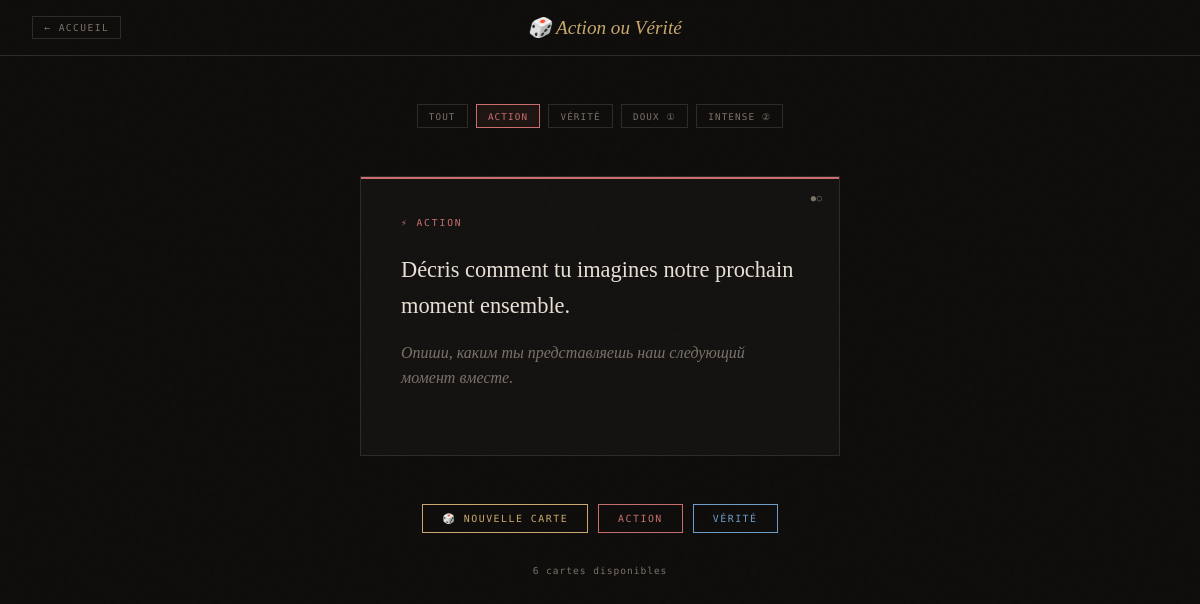
/jeux.php?type=action (signed in), run on the app's committed database.
### tables this page shows
CREATE TABLE IF NOT EXISTS jeux_cartes (
    id          INT UNSIGNED AUTO_INCREMENT PRIMARY KEY,
    type        ENUM('action','verite') NOT NULL,
    contenu_fr  TEXT NOT NULL,
    contenu_ru  TEXT,
    niveau      TINYINT DEFAULT 1,
    created_at  DATETIME DEFAULT CURRENT_TIMESTAMP
);

### config.php (called while the page is built, shortened)
<?php
function db(): PDO {
    static $pdo = null;
    if (!$pdo) {
        $pdo = new PDO(
            "mysql:host=".DB_HOST.";dbname=".DB_NAME.";charset=".DB_CHARSET,
            DB_USER, DB_PASS,
            [PDO::ATTR_ERRMODE => PDO::ERRMODE_EXCEPTION,
             PDO::ATTR_DEFAULT_FETCH_MODE => PDO::FETCH_ASSOC,
             PDO::ATTR_EMULATE_PREPARES => false]
        );
    }
    return $pdo;
}
function currentUser(): array {
    return $_SESSION['user'] ?? [];
}
function t(string $fr, string $ru): string {
    $lang = $_SESSION['user']['lang'] ?? 'fr';
    return $lang === 'ru' ? $ru : $fr;
}
function h(string $s): string {
    return htmlspecialchars($s, ENT_QUOTES, 'UTF-8');
}

### jeux.php (the view, shortened to what this page needs)
<?php
require_once __DIR__.'/config.php';
$user = currentUser();
$lang = $user['lang'];
$type   = $_GET['type'] ?? 'all';
$niveau = (int)($_GET['niveau'] ?? 0);
try {
    $where = "WHERE 1=1";
    $params = [];
    if ($type === 'action')  { $where .= " AND type='action'";  }
    $carte_id = isset($_GET['id']) ? (int)$_GET['id'] : null;
    if ($carte_id) {
        $stmt = db()->prepare("SELECT * FROM jeux_cartes WHERE id=?");
        $stmt->execute([$carte_id]);
        $carte = $stmt->fetch();
    } else {
        $stmt = db()->prepare("SELECT * FROM jeux_cartes $where ORDER BY RAND() LIMIT 1");
        $stmt->execute($params);
        $carte = $stmt->fetch();
    }
    $total = db()->prepare("SELECT COUNT(*) FROM jeux_cartes $where");
    $total->execute($params);
    $total = $total->fetchColumn();
} catch(Exception $e) { $carte = null; $total = 0; }
?>
<!DOCTYPE html>
<html lang="<?= $lang ?>">
<head>
</head>
<body>
<div class="topbar">
  <a class="back" href="<?= BASE_URL ?>/dashboard.php">← <?= t('Accueil','Главная') ?></a>
  <div class="topbar-title">🎲 <?= t('Action ou Vérité','Правда или Действие') ?></div>
</div>
<div class="wrap">
  <div class="filters">
    <a class="filter-btn <?= $type==='all'?'active':'' ?>" href="?type=all"><?= t('Tout','Все') ?></a>
    <a class="filter-btn action <?= $type==='action'?'active':'' ?>" href="?type=action"><?= t('Action','Действие') ?></a>
    <a class="filter-btn verite <?= $type==='verite'?'active':'' ?>" href="?type=verite"><?= t('Vérité','Правда') ?></a>
    <a class="filter-btn <?= $niveau===1?'active':'' ?>" href="?type=<?= $type ?>&niveau=1"><?= t('Doux','Мягко') ?> ①</a>
    <a class="filter-btn <?= $niveau===2?'active':'' ?>" href="?type=<?= $type ?>&niveau=2"><?= t('Intense','Интенсивно') ?> ②</a>
  </div>
  <?php if ($carte): ?>
  <div class="card-wrap">
    <div class="game-card <?= $carte['type'] ?>">
      <div>
        <div class="card-type <?= $carte['type'] ?>">
          <?php if ($carte['type']==='action'): ?>
            <?= t('⚡ Action','⚡ Действие') ?>
          <?php else: ?>
            <?= t('💬 Vérité','💬 Правда') ?>
          <?php endif; ?>
        </div>
        <div class="card-niveau"><?= str_repeat('●', $carte['niveau']) ?><?= str_repeat('○', 2-$carte['niveau']) ?></div>
        <div class="card-text">
          <div>
            <?= h($lang === 'ru' && $carte['contenu_ru'] ? $carte['contenu_ru'] : $carte['contenu_fr']) ?>
            <?php if ($lang !== 'ru' && $carte['contenu_ru']): ?>
            <div class="card-ru"><?= h($carte['contenu_ru']) ?></div>
            <?php elseif ($lang === 'ru'): ?>
            <div class="card-ru"><?= h($carte['contenu_fr']) ?></div>
            <?php endif; ?>
          </div>
        </div>
      </div>
    </div>
  </div>
  <div class="card-btns">
    <a class="cbtn main" href="?type=<?= $type ?>&niveau=<?= $niveau ?>">🎲 <?= t('Nouvelle carte','Новая карта') ?></a>
    <a class="cbtn act" href="?type=action&niveau=<?= $niveau ?>"><?= t('Action','Действие') ?></a>
    <a class="cbtn ver" href="?type=verite&niveau=<?= $niveau ?>"><?= t('Vérité','Правда') ?></a>
  </div>
  <div class="stats"><?= $total ?> <?= t('cartes disponibles','карт доступно') ?></div>
  <?php else: ?>
  <div class="no-card"><?= t('Aucune carte disponible pour ces filtres.','Нет карточек для выбранных фильтров.') ?></div>
  <?php endif; ?>
</div>
</body>
</html>

### jeux.php (style rules this page uses)
:root { --bg:#0f0d0b;--s:#141210;--border:#2e2a25;--accent:#c9a96e;--as:rgba(201,169,110,.1);--text:#e8e0d5;--muted:#7a7268;--action:#c96e6e;--verite:#6e9dc9 }
* { box-sizing:border-box;margin:0;padding:0 }
body { background:var(--bg);color:var(--text);font-family:'DM Mono',monospace;min-height:100vh }
body::before { content:'';position:fixed;inset:0;pointer-events:none;z-index:999;opacity:.4 }
.topbar { display:flex;justify-content:space-between;align-items:center;padding:1rem 2rem;border-bottom:1px solid var(--border);position:sticky;top:0;background:var(--bg);z-index:50 }
.back { font-size:.6rem;letter-spacing:.15em;text-transform:uppercase;color:var(--muted);text-decoration:none;border:1px solid var(--border);padding:.3rem .7rem;transition:all .2s }
.topbar-title { font-family:'Cormorant Garamond',serif;font-size:1.2rem;font-style:italic;color:var(--accent) }
.wrap { max-width:680px;margin:0 auto;padding:3rem 2rem }
.filters { display:flex;flex-wrap:wrap;gap:.5rem;margin-bottom:3rem;justify-content:center }
.filter-btn { font-size:.58rem;letter-spacing:.12em;text-transform:uppercase;background:transparent;border:1px solid var(--border);color:var(--muted);padding:.35rem .7rem;cursor:pointer;text-decoration:none;transition:all .2s }
.filter-btn:hover,.filter-btn.active { border-color:var(--accent);color:var(--accent);background:var(--as) }
.filter-btn.action.active { border-color:var(--action);color:var(--action);background:rgba(201,110,110,.08) }
.card-wrap { display:flex;justify-content:center;margin-bottom:3rem }
.game-card { width:100%;max-width:480px;min-height:280px;background:var(--s);border:1px solid var(--border);padding:2.5rem;display:flex;flex-direction:column;justify-content:space-between;animation:cardIn .4s ease;position:relative;overflow:hidden }
.game-card::after { content:'';position:absolute;top:0;left:0;right:0;height:2px }
.game-card.action::after { background:var(--action) }
.card-type { font-size:.6rem;letter-spacing:.2em;text-transform:uppercase;margin-bottom:1.5rem }
.card-type.action { color:var(--action) }
.card-niveau { position:absolute;top:1rem;right:1rem;font-size:.55rem;letter-spacing:.1em;color:var(--muted) }
.card-text { font-family:'Cormorant Garamond',serif;font-size:1.4rem;font-weight:300;line-height:1.6;color:var(--text);flex:1;display:flex;align-items:center }
.card-ru { font-size:1rem;color:var(--muted);margin-top:1rem;font-style:italic;font-family:'Cormorant Garamond',serif }
.card-btns { display:flex;flex-wrap:wrap;gap:.6rem;justify-content:center }
.cbtn { font-size:.62rem;letter-spacing:.15em;text-transform:uppercase;background:transparent;border:1px solid var(--border);color:var(--muted);padding:.5rem 1.2rem;cursor:pointer;text-decoration:none;transition:all .2s;display:inline-block }
.cbtn.main { border-color:var(--accent);color:var(--accent) }
.cbtn.act { border-color:var(--action);color:var(--action) }
.cbtn.ver { border-color:var(--verite);color:var(--verite) }
.stats { text-align:center;font-size:.6rem;color:var(--muted);margin-top:2rem;letter-spacing:.1em }

### data on the page
jeux_cartes: niveau "●", niveau "○", contenu_fr "Décris comment tu imagines notre prochain moment ensemble.", contenu_ru "Опиши, каким ты представляешь наш следующий момент вместе."

### other printed values
t('Accueil','Главная') "ACCUEIL"
t('Action ou Vérité','Правда или Действие') "Action ou Vérité"
t('Tout','Все') "TOUT"
t('Action','Действие') "ACTION"
t('Vérité','Правда') "VÉRITÉ"
t('Doux','Мягко') "DOUX"
t('Intense','Интенсивно') "INTENSE"
t('⚡ Action','⚡ Действие') "⚡ ACTION"
t('Nouvelle carte','Новая карта') "NOUVELLE CARTE"
$total "6"
t('cartes disponibles','карт доступно') "cartes disponibles"
